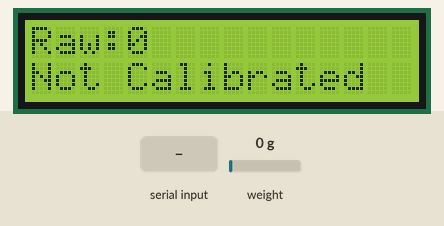
Simulated run of this sketch. Board: ESP32. On the bench: 16×2 character LCD. The test bench sets the inputs (shaded band); at power-on: weight on the scale 0 g. EEPROM starts erased; what the sketch prints to the serial monitor is not drawn.

Above: at 3.2 s.
3.3 s: "t" received over Serial
At 8.3 s:
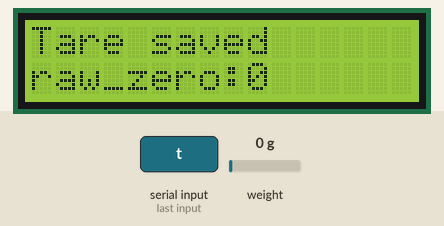
8.9 s: weight on the scale set to 100 g
At 11.1 s:
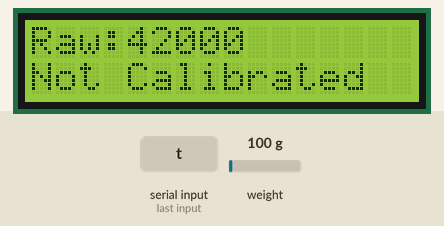
11.7 s: "T" received over Serial
At 15.9 s:
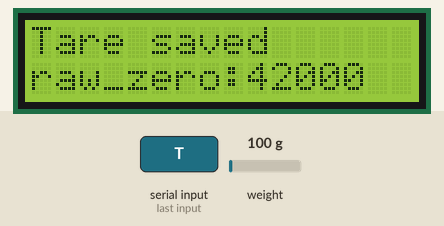
17.0 s: weight on the scale set to 1250 g
At 18.7 s:
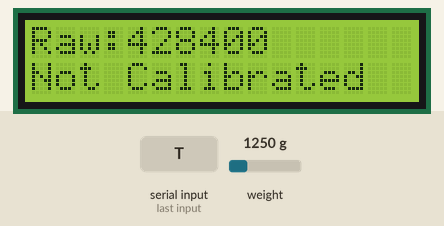
21.3 s: weight on the scale set to 2500 g
At 22.3 s:
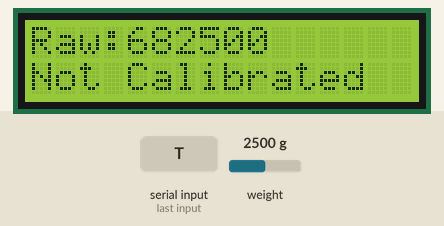
Timing chart, 0 to 24.3 s (numbered marks = the images above; inputs shaded):
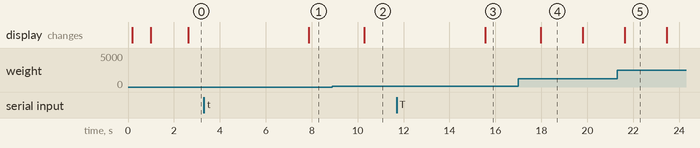

Measured:
- after the input at 3.3 s, the display: changes after 4.6 s (image 1)
- after the input at 8.9 s, the display: changes after 1.4 s (image 2)
- after the input at 11.7 s, the display: changes after 3.9 s (image 3)
- after the input at 17.0 s, the display: changes after 0.98 s (image 4)
- after the input at 21.3 s, the display: changes after 0.34 s (image 5)
- what the display in image 4 shows lasts 1.8 s, from 18.0 s to 19.8 s

The sketch:

load_cell_calibration.ino
```cpp
/* ESP32 + HX711 + I2C LCD
   - Press 'c' in Serial Monitor to run calibration using known weight (default 245 g).
   - Calibration factor is saved in Preferences (nonvolatile).
   - After calibration, the LCD shows weight in kg.
*/

#include <Wire.h>
#include <LiquidCrystal_I2C.h>
#include "HX711.h"
#include <Preferences.h>

#define DT_PIN 4
#define SCK_PIN 5

LiquidCrystal_I2C lcd(0x27, 16, 2); // change 0x27 if your address differs
HX711 scale;
Preferences prefs;

const char *PREF_NAMESPACE = "loadcell";
const char *KEY_CAL = "cal_factor";
const char *KEY_ZERO = "raw_zero";

float calibration_factor = 0.0; // loaded from prefs or computed
long raw_zero = 0;              // baseline raw value (tare), saved

// Known weight in kilograms (change if you use a different known weight)
const float KNOWN_WEIGHT_KG = 0.245; // 245 g

// helper: read averaged raw value (N samples)
long readRawAverage(int samples = 10) {
  long sum = 0;
  for (int i = 0; i < samples; ++i) {
    while (!scale.is_ready()) delay(5);
    sum += scale.read(); // raw reading
    delay(20);
  }
  return sum / samples;
}

void setup() {
  Serial.begin(115200);
  delay(100);
  lcd.init();
  lcd.backlight();

  scale.begin(DT_PIN, SCK_PIN);
  // load saved prefs
  prefs.begin(PREF_NAMESPACE, false);
  calibration_factor = prefs.getFloat(KEY_CAL, 0.0f);
  raw_zero = prefs.getLong(KEY_ZERO, 0L);

  lcd.clear();
  lcd.setCursor(0,0);
  lcd.print("HX711 Ready");
  delay(800);

  Serial.println();
  Serial.println("=== HX711 + ESP32 Calibration Utility ===");
  Serial.println("Commands:");
  Serial.println("  c  -> start calibration");
  Serial.println("  t  -> tare (set current raw as zero and save)");
  Serial.println("Any other key -> show raw & weight (if calibrated)");
  Serial.println();

  if (calibration_factor != 0.0) {
    Serial.print("Loaded calibration_factor: ");
    Serial.println(calibration_factor, 6);
    Serial.print("Loaded raw_zero: ");
    Serial.println(raw_zero);
  } else {
    Serial.println("No calibration factor saved yet.");
  }

  lcd.clear();
  lcd.setCursor(0,0);
  lcd.print("Ready");
  delay(400);
}

void loop() {
  // If serial data available, handle commands
  if (Serial.available()) {
    char c = Serial.read();
    if (c == 'c' || c == 'C') {
      runCalibration();
    } else if (c == 't' || c == 'T') {
      doTareAndSave();
    }
  }

  // Normal operation: display raw and scaled weight (if calibrated)
  long raw = readRawAverage(10);
  Serial.print("Raw: ");
  Serial.print(raw);
  if (calibration_factor != 0.0 && raw_zero != 0) {
    float weight = (raw - raw_zero) / calibration_factor; // kg
    if (weight < 0.0) weight = 0.0; // avoid small negative jitter
    Serial.print("   Weight: ");
    Serial.print(weight, 3);
    Serial.println(" kg");
    // show on LCD
    lcd.clear();
    lcd.setCursor(0,0);
    lcd.print("W: ");
    lcd.print(weight, 3);
    lcd.print(" kg");
    lcd.setCursor(0,1);
    lcd.print("Raw:");
    lcd.print(raw);
  } else {
    Serial.println();
    lcd.clear();
    lcd.setCursor(0,0);
    lcd.print("Raw:");
    lcd.print(raw);
    lcd.setCursor(0,1);
    lcd.print("Not Calibrated");
  }

  delay(600);
}

void doTareAndSave() {
  Serial.println("Taring now. Make sure no load is on the cell.");
  delay(1000);
  long measured_zero = readRawAverage(15);
  raw_zero = measured_zero;
  prefs.putLong(KEY_ZERO, raw_zero);
  Serial.print("New raw_zero saved: ");
  Serial.println(raw_zero);
  lcd.clear();
  lcd.setCursor(0,0);
  lcd.print("Tare saved");
  lcd.setCursor(0,1);
  lcd.print("raw_zero:");
  lcd.print(raw_zero);
  delay(1200);
}

void runCalibration() {
  Serial.println("=== Calibration started ===");
  Serial.println("Step 1: Remove all weight from the load cell. Press ENTER in Serial Monitor when ready.");
  waitForEnter();
  long z = readRawAverage(20);
  Serial.print("Baseline raw (no weight): ");
  Serial.println(z);

  Serial.println("Step 2: Place known weight on load cell (245 g). Press ENTER when stable.");
  waitForEnter();
  long w = readRawAverage(20);
  Serial.print("Raw with known weight: ");
  Serial.println(w);

  long raw_diff = w - z;
  if (raw_diff <= 0) {
    Serial.println("Error: raw difference is zero or negative. Check wiring/orientation and try again.");
    return;
  }

  float new_cal_factor = (float)raw_diff / KNOWN_WEIGHT_KG; // raw per kg
  // save both zero and calibration
  raw_zero = z;
  calibration_factor = new_cal_factor;

  prefs.putLong(KEY_ZERO, raw_zero);
  prefs.putFloat(KEY_CAL, calibration_factor);

  Serial.println();
  Serial.print("Computed calibration_factor (raw per kg): ");
  Serial.println(calibration_factor, 6);
  Serial.print("Saved raw_zero: ");
  Serial.println(raw_zero);
  Serial.println("Calibration saved to Preferences.");
  Serial.println("Test: current weight reading (should be close to 0.245 kg):");

  // test read
  long test_raw = readRawAverage(20);
  float measured_kg = (test_raw - raw_zero) / calibration_factor;
  Serial.print("Measured: ");
  Serial.print(measured_kg, 4);
  Serial.println(" kg");

  lcd.clear();
  lcd.setCursor(0,0);
  lcd.print("Cal saved");
  lcd.setCursor(0,1);
  lcd.print(measured_kg, 3);
  lcd.print(" kg");
  delay(1200);
}

void waitForEnter() {
  // Wait until Serial gets newline or any char
  while (!Serial.available()) {
    delay(50);
  }
  // consume remaining chars
  while (Serial.available()) Serial.read();
}
```
